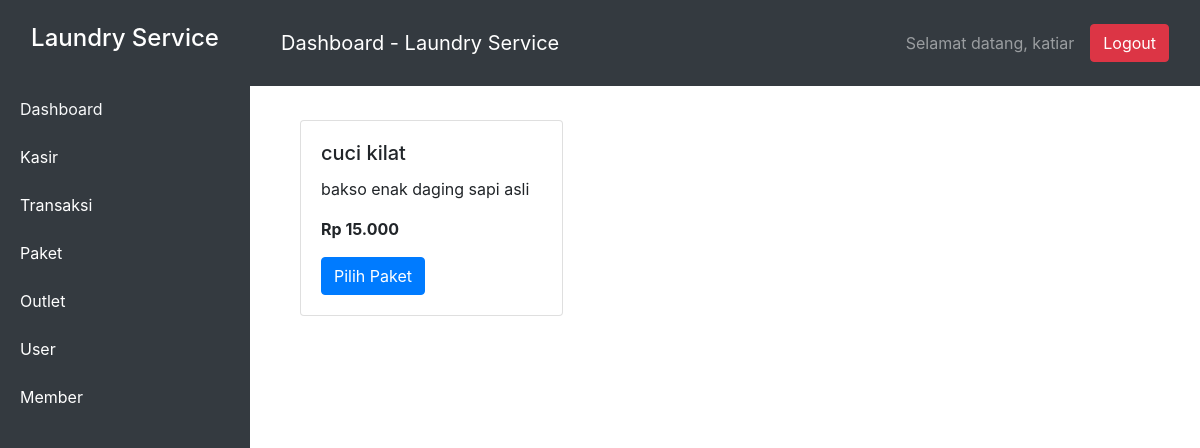
/view/kasir.php (signed in), run on the app's committed database.
### tables this page shows
CREATE TABLE `paket` (
  `id` int(100) NOT NULL,
  `id_outlet` int(11) NOT NULL,
  `jenis` varchar(50) NOT NULL,
  `nama` varchar(50) NOT NULL,
  `deskripsi` varchar(100) NOT NULL,
  `harga` int(11) NOT NULL
);

### database/database.php (called while the page is built, shortened)
<?php
class Database
{
    private $host = 'localhost';
    private $username = 'root';
    private $password = 'test123';
    private $dbname = 'laundry';
    protected $connect;
    public function __construct()
    {
        $this->connect = new mysqli($this->host, $this->username, $this->password, $this->dbname);
    }
    private function getParamType($param)
    {
        if (is_int($param)) {
            return 'i';
        } elseif (is_double($param) || is_float($param)) {
            return 'd';
        } elseif (is_string($param)) {
            return 's';
        } elseif (is_bool($param)) {
            return 'b';
        }
        return null;
    }
    public function find($table, $column, $param)
    {
        $type = $this->getParamType($param);
        if ($column === "id" || $column === "id_outlet" || $column === "id_transaksi") {
            $sql = "SELECT * FROM $table WHERE md5($column) = ?";
        } else {
            $sql = "SELECT * FROM $table WHERE $column = ?";
        }
        $stmt = $this->connect->prepare($sql);
        $stmt->bind_param($type, $param);
        $stmt->execute();
        $result = $stmt->get_result();
        return $result;
    }
}

### controller/paketController.php (called while the page is built, shortened)
<?php
include __DIR__.'/../model/paket.php';
class paketController
{
    private $model;
    public function __construct()
    {
        $this->model = new paketModel;
    }
    public function show($id)
    {
        $show = $this->model->show($id);
        $show = $show->fetch_all(MYSQLI_ASSOC);
        return $show;
    }
}

### model/paket.php (called while the page is built, shortened)
<?php
include __DIR__.'/../database/database.php';
class paketModel extends Database
{
    private $table = 'paket';
    private $columns = ['id','id_outlet','jenis','nama','deskripsi','harga'];
    public function show($id)
    {
        $show = $this -> find($this->table,$this->columns[1],$id);
        return $show;
    }
}

### view/kasir.php (the view, shortened to what this page needs)
<?php
include __DIR__.'/../controller/paketController.php';
$data = new paketController;
$show = $data->show(md5(isset($_SESSION['admin']['id_outlet']) ? $_SESSION['admin']['id_outlet'] : $_SESSION['kasir']['id_outlet']));
?>
<!DOCTYPE html>
<html lang="id">
<head>
    <link rel="stylesheet" href="https://stackpath.bootstrapcdn.com/bootstrap/4.5.2/css/bootstrap.min.css">
</head>
<body>
    <div class="wrapper">
        <nav id="sidebar">
            <div class="sidebar-header text-center py-4">
                <h4>Laundry Service</h4>
            </div>
            <ul class="list-group">
                <?php
                if(isset($_SESSION['admin'])){
                ?>
                <a href="index.php" class="text-light"><li class="list-group-item">Dashboard</a></li>
                <a href="kasir.php" class="text-light"><li class="list-group-item">Kasir</li></a>
                <a href="transaksi.php" class="text-light"><li class="list-group-item">Transaksi</li></a>
                <a href="paket.php" class="text-light"><li class="list-group-item">Paket</li></a>
                <a href="outlet.php" class="text-light"><li class="list-group-item">Outlet</li></a>
                <a href="user.php" class="text-light"><li class="list-group-item">User</li></a>
                <a href="member.php" class="text-light"><li class="list-group-item">Member</li></a>
                <?php
                    }
                ?>
            </ul>
        </nav>
        <header id="header">
            <nav class="navbar navbar-expand-lg navbar-dark">
                <span class="navbar-brand">Dashboard - Laundry Service</span>
                <div class="ml-auto d-flex align-items-center">
                    <span class="navbar-text mr-3">Selamat datang, <?=isset($_SESSION['admin']['username']) ? $_SESSION['admin']['username'] : $_SESSION['kasir']['username']?></span>
                    <form action="../routes/auth.php" method="post" class="mb-0">
                        <button type="submit" class="btn btn-danger" name="action" value="logout">Logout</button>
                    </form>
                </div>
            </nav>
        </header>
        <div id="content">
            <div id="main-content" class="container mt-5">
                <div class="container" style="margin-top: 100px">
                    <div class="row">
                        <?php
                        if (!empty($show)) {
                            foreach ($show as $paket) {
                                $nama = isset($paket['nama']) ? htmlspecialchars($paket['nama']) : 'Nama tidak tersedia';
                                $deskripsi = isset($paket['deskripsi']) ? $paket['deskripsi'] : 'Deskripsi tidak tersedia';
                                $harga = isset($paket['harga']) ? 'Rp ' . number_format($paket['harga'], 0, ',', '.') : 'Rp 0';
                        ?>
                                <div class="col-md-4">
                                    <div class="card service-card">
                                        <div class="card-body">
                                            <h5 class="card-title"><?= $nama ?></h5>
                                            <p class="card-text"><?= $deskripsi ?></p>
                                            <p class="card-text"><strong><?= $harga?></strong></p>
                                            <button class="btn btn-primary" data-toggle="modal" data-target="#inputPelangganModal"
                                            data-id="<?= $paket['id'] ?>"
                                            data-harga="<?= $paket['harga'] ?>"
                                            data-paket="<?= $paket['id'] ?>">Pilih Paket</button>
                                        </div>
                                    </div>
                                </div>
                        <?php
                            }
                        }
                        ?>
                    </div>
                </div>
            </div>
        </div>
    </div>
</body>
</html>

### view/kasir.php (style rules this page uses)
.wrapper { display: flex; width: 100%; }
#sidebar { min-width: 250px; max-width: 250px; background: #343a40; color: #fff; height: 100vh; position: fixed; }
#sidebar .list-group { margin: 0; }
#sidebar .list-group-item { background: #343a40; color: #fff; border: none; }
#content { margin-left: 250px; width: 100%; padding: 20px; }
#header { background-color: #343a40; color: white; padding: 15px; position: fixed; top: 0; left: 250px; width: calc(100% - 250px); z-index: 1000; }
#header .navbar { display: flex; justify-content: space-between; align-items: center; }
#main-content { margin-top: 70px; }

### data on the page
paket: nama "cuci kilat", deskripsi "bakso enak daging sapi asli", harga "Rp 15.000"

### other printed values
$_SESSION['admin']['username'] "katiar"
